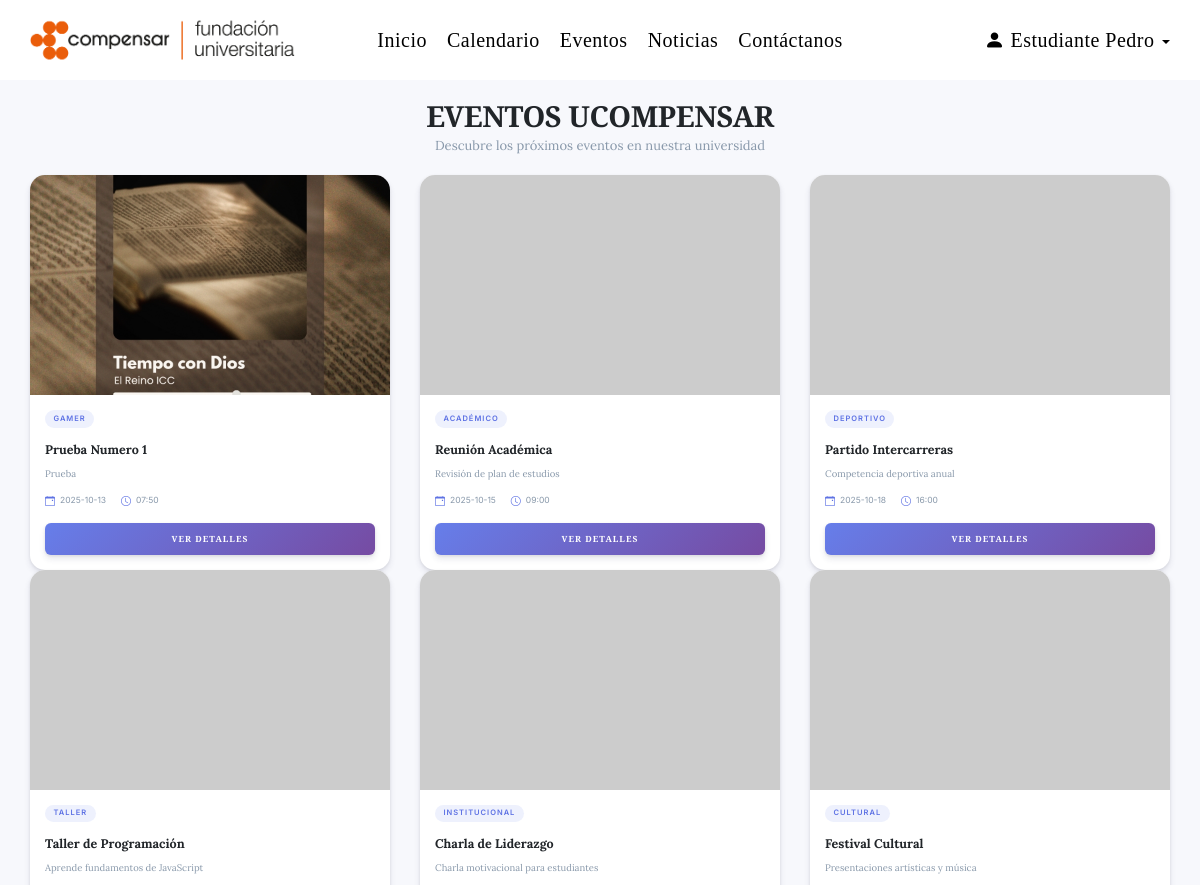
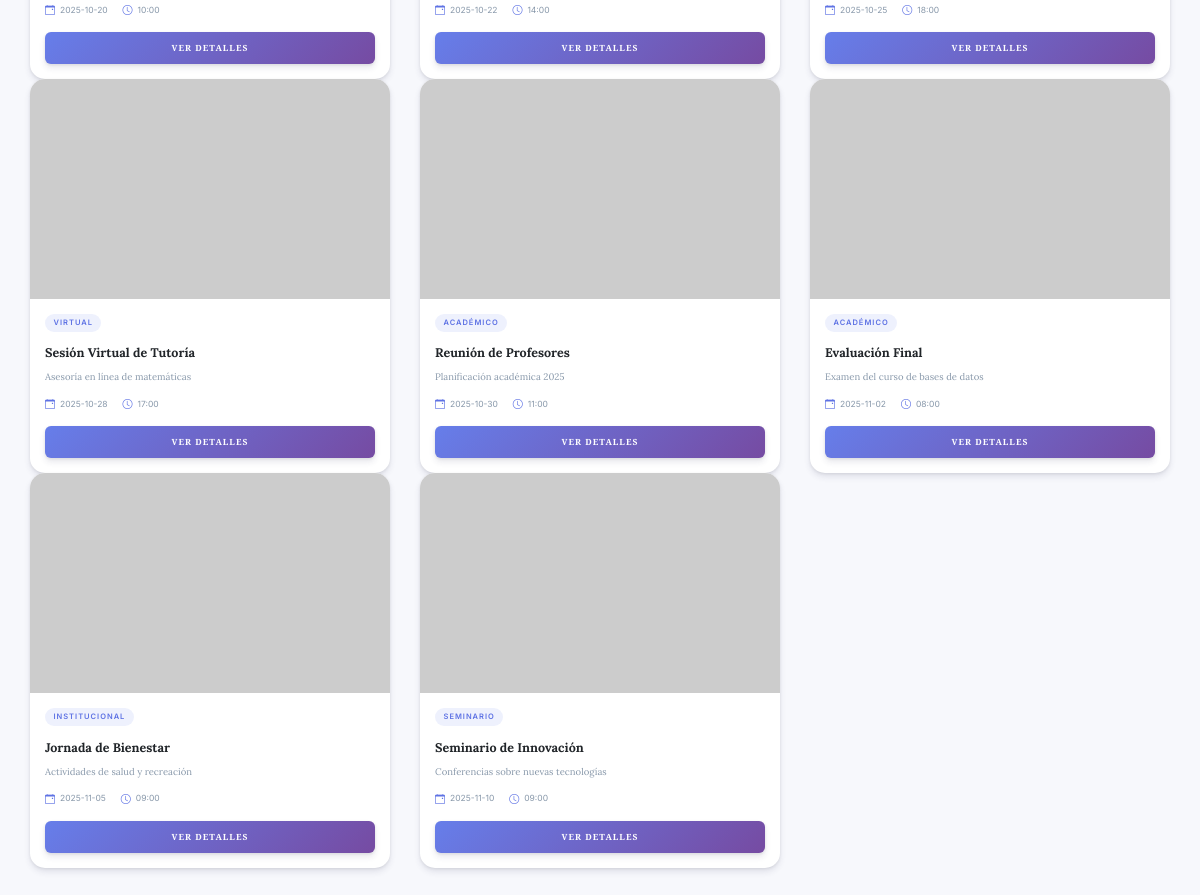
The page /src/Pages/Eventos/eventos.php (signed in) on the database its author committed (2 pictures, top to bottom).
### tables this page shows
CREATE TABLE `eventos` (
  `id` int(11) NOT NULL,
  `nombre` varchar(100) NOT NULL,
  `descripcion` text DEFAULT NULL,
  `imagen` varchar(255) DEFAULT NULL,
  `tipo` varchar(50) DEFAULT NULL,
  `fecha` datetime NOT NULL
);

### src/Pages/Eventos/eventos.php (the view, shortened to what this page needs)
<?php
include(__DIR__ . '/../../config/conexion.php');
 $sql = "SELECT
            e.id, e.nombre, e.descripcion, e.tipo, e.fecha, e.imagen,
            GROUP_CONCAT(et.nombre SEPARATOR ', ') AS etiquetas
        FROM eventos e
        LEFT JOIN evento_etiquetas ee ON e.id = ee.evento_id
        LEFT JOIN etiquetas et ON ee.etiqueta_id = et.id
        GROUP BY e.id
        ORDER BY e.fecha ASC";
 $result = $conn->query($sql);
 $events_data = [];
if ($result && $result->num_rows > 0) {
    while ($row = $result->fetch_assoc()) {
        $timestamp = strtotime($row['fecha']);
        $events_data[] = [
            'id' => (int)$row['id'],
            'title' => $row['nombre'],
            'description' => $row['descripcion'],
            'event_date' => date('Y-m-d', $timestamp),
            'event_time' => date('H:i', $timestamp),
            'category' => $row['tipo'],
            'etiquetas' => $row['etiquetas'] ?: 'Sin etiquetas',
            'image' => $row['imagen']
            ? '../../../public/uploads/' . htmlspecialchars($row['imagen'])
            : "https://picsum.photos/seed/evento{$row['id']}/600/400.jpg",
        ];
    }
}
?>
<!DOCTYPE html>
<html lang="es">
<head>
    <link rel="stylesheet" href="https://maxcdn.bootstrapcdn.com/bootstrap/3.4.1/css/bootstrap.min.css">
    <link rel="stylesheet" href="https://cdn.jsdelivr.net/npm/bootstrap-icons@1.11.3/font/bootstrap-icons.css">
    <link rel="stylesheet" href="../../../public/css/eventos.css">
</head>
<body class="Eventos">
    <?php include('../../Components/menu.php'); ?>
    <div class="container mt-5">
        <div class="header text-center mb-4">
            <h1>EVENTOS UCOMPENSAR</h1>
            <p>Descubre los próximos eventos en nuestra universidad</p>
        </div>
        <?php if (empty($events_data)): ?>
            <div class="alert alert-warning text-center">
                <h4>No hay eventos disponibles en este momento.</h4>
                <p>Vuelve pronto para conocer nuestras nuevas actividades.</p>
            </div>
        <?php else: ?>
            <div class="row" id="listaEventos">
                <?php foreach ($events_data as $ev): ?>
                    <div class="col-md-4 mb-4">
                        <div class="event-card shadow-sm">
                            <img src="<?php echo $ev['image']; ?>" class="event-image" alt="<?php echo $ev['title']; ?>">
                            <div class="event-body">
                                <div class="event-category"><?php echo htmlspecialchars($ev['category']); ?></div>
                                <h5 class="event-title"><?php echo htmlspecialchars($ev['title']); ?></h5>
                                <p class="event-description"><?php echo htmlspecialchars($ev['description']); ?></p>
                                <div class="event-meta">
                                    <span><i class="bi bi-calendar-event"></i> <?php echo $ev['event_date']; ?></span>
                                    <span><i class="bi bi-clock"></i> <?php echo $ev['event_time']; ?></span>
                                </div>
                                <button class="btn btn-primary details-btn w-100" data-event-id="<?php echo $ev['id']; ?>">Ver Detalles</button>
                            </div>
                        </div>
                    </div>
                <?php endforeach; ?>
            </div>
        <?php endif; ?>
    </div>
</body>
</html>

### public/css/eventos.css (style rules this page uses)
:root { --primary-color: #5e72e4; --primary-gradient: linear-gradient(135deg, #667eea 0%, #764ba2 100%); --secondary-color: #f7f8fc; --accent-color: #f5365c; --success-color: #10b981; --dark-color: #212529; --light-color: #f8f9fa; --text-color: #525f7f; --text-light: #8898aa; --font-family: 'Inter', 'Segoe UI', Tahoma, Geneva, Verdana, sans-serif; --font-weight-light: 300; --font-weight-normal: 400; --font-weight-semibold: 600; --font-weight-bold: 700; --border-radius: 15px; --border-radius-sm: 8px; --border-radius-lg: 20px; --box-shadow-sm: 0 4px 6px rgba(50, 50, 93, 0.11), 0 1px 3px rgba(0, 0, 0, 0.08); --box-shadow: 0 15px 35px rgba(50, 50, 93, 0.1), 0 5px 15px rgba(0, 0, 0, 0.07); --box-shadow-lg: 0 20px 40px rgba(0, 0, 0, 0.15); --transition-fast: all 0.2s cubic-bezier(0.25, 0.8, 0.25, 1); --transition: all 0.3s cubic-bezier(0.25, 0.8, 0.25, 1); --transition-slow: all 0.5s cubic-bezier(0.25, 0.8, 0.25, 1); }
.Eventos { background-color: var(--secondary-color); font-family: var(--font-family); color: var(--text-color); padding-bottom: 50px; min-height: 100vh; }
.header h1 { color: var(--dark-color); font-weight: var(--font-weight-bold); font-size: 2.9rem; margin-bottom: 0.5rem; letter-spacing: -0.5px; padding-top: 20px; }
.header p { color: var(--text-light); font-size: 1.3rem; max-width: 600px; margin: 0 auto; font-weight: var(--font-weight-normal); padding-bottom: 20px; }
.event-card { border: none; border-radius: var(--border-radius); overflow: hidden; background: white; box-shadow: var(--box-shadow-sm); transition: var(--transition); height: 100%; display: flex; flex-direction: column; position: relative; }
.event-card::before { content: ''; position: absolute; top: 0; left: -100%; width: 50%; height: 100%; background: linear-gradient(to right, rgba(255,255,255,0) 0%, rgba(255,255,255,0.2) 100%); transform: skewX(-25deg); transition: var(--transition-slow); z-index: 1; }
.event-image { width: 100%; height: 220px; object-fit: cover; transition: var(--transition-slow); display: block; }
.event-body { padding: 1.5rem; display: flex; flex-direction: column; flex-grow: 1; z-index: 2; position: relative; text-align: left; }
.event-category { font-size: 0.75rem; font-weight: var(--font-weight-semibold); color: var(--primary-color); text-transform: uppercase; letter-spacing: 1px; margin-bottom: 0.75rem; background-color: rgba(94, 114, 228, 0.1); padding: 0.35rem 0.85rem; border-radius: 50px; display: inline-block; width: fit-content; text-align: left; }
.event-title { font-size: 1.25rem; font-weight: var(--font-weight-bold); color: var(--dark-color); margin-bottom: 0.75rem; line-height: 1.4; display: -webkit-box; -webkit-line-clamp: 2; -webkit-box-orient: vertical; overflow: hidden; text-align: left; }
.event-description { color: var(--text-light); font-size: 0.95rem; margin-bottom: 1.25rem; flex-grow: 1; line-height: 1.6; display: -webkit-box; -webkit-line-clamp: 3; -webkit-box-orient: vertical; overflow: hidden; text-align: left !important; }
.event-meta { font-size: 0.85rem; color: var(--text-light); margin-bottom: 1.5rem; text-align: left; }
.event-meta span { margin-right: 1.25rem; display: inline-flex; align-items: center; text-align: left; }
.event-meta i { margin-right: 0.5rem; color: var(--primary-color); font-size: 1rem; }
.btn { border-radius: 50px; padding: 0.75rem 1.75rem; font-weight: var(--font-weight-semibold); text-transform: uppercase; letter-spacing: 0.8px; font-size: 0.85rem; transition: var(--transition); border: none; margin-top: auto; cursor: pointer; position: relative; overflow: hidden; text-align: center; }
.btn-primary { background: var(--primary-gradient); color: white; box-shadow: var(--box-shadow-sm); }

### public/css/estructura.css (style rules this page uses)
h1, h2, h3 { font-family: 'Cormorant Garamond', serif; font-weight: 700; color: #fff; margin: 0 0 10px 0; }
h4, h5, h6 { font-family: 'Lora', serif; font-weight: 500; color: #ddd; margin: 5px 0; }
p { font-family: 'Lora', serif; font-weight: 400; font-size: 1rem; color: #eee; }
button, .btn { font-family: 'Cormorant Garamond', serif; font-weight: 600; text-transform: uppercase; letter-spacing: 1px; padding: 10px 20px; border: none; background-color: orange; color: #fff; border-radius: 6px; cursor: pointer; transition: background 0.3s ease; }

### rows shown on the page
eventos: shows a picture, tipo "GAMER", nombre "Prueba Numero 1", descripcion "Prueba", event_date "2025-10-13", event_time "07:50"
eventos: tipo "ACADÉMICO", nombre "Reunión Académica", descripcion "Revisión de plan de estudios", event_date "2025-10-15", event_time "09:00"
eventos: tipo "DEPORTIVO", nombre "Partido Intercarreras", descripcion "Competencia deportiva anual", event_date "2025-10-18", event_time "16:00"
eventos: tipo "TALLER", nombre "Taller de Programación", descripcion "Aprende fundamentos de JavaScript", event_date "2025-10-20", event_time "10:00"
eventos: tipo "INSTITUCIONAL", nombre "Charla de Liderazgo", descripcion "Charla motivacional para estudiantes", event_date "2025-10-22", event_time "14:00"
eventos: tipo "CULTURAL", nombre "Festival Cultural", descripcion "Presentaciones artísticas y música", event_date "2025-10-25", event_time "18:00"
eventos: tipo "VIRTUAL", nombre "Sesión Virtual de Tutoría", descripcion "Asesoría en línea de matemáticas", event_date "2025-10-28", event_time "17:00"
eventos: tipo "ACADÉMICO", nombre "Reunión de Profesores", descripcion "Planificación académica 2025", event_date "2025-10-30", event_time "11:00"
eventos: tipo "ACADÉMICO", nombre "Evaluación Final", descripcion "Examen del curso de bases de datos", event_date "2025-11-02", event_time "08:00"
eventos: tipo "INSTITUCIONAL", nombre "Jornada de Bienestar", descripcion "Actividades de salud y recreación", event_date "2025-11-05", event_time "09:00"
eventos: tipo "SEMINARIO", nombre "Seminario de Innovación", descripcion "Conferencias sobre nuevas tecnologías", event_date "2025-11-10", event_time "09:00"

### other values the page prints
$nombre "Estudiante Pedro"
